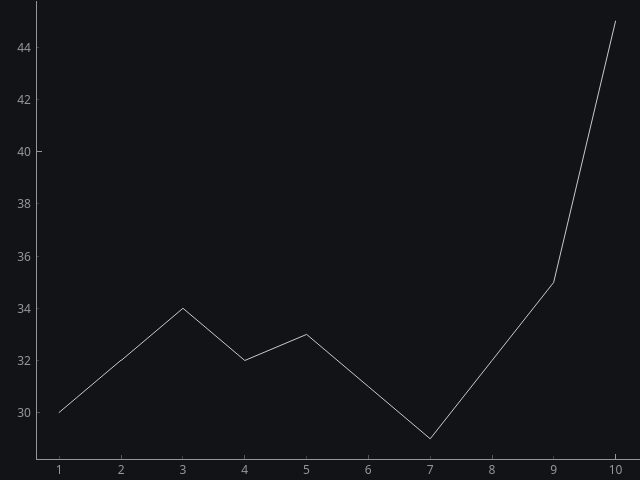

This figure's Python source:
#!/usr/bin/env python
# File: pyqtplot02.py
# Name: D.Saravanan
# Date: 09/07/2023

""" Script to create plot using the PlotWidget in PyQtGraph """

import sys

import pyqtgraph as pg
from PyQt6 import QtCore, QtWidgets
from pyqtgraph import exporters


class MainWindow(QtWidgets.QMainWindow):
    """Subclass of QMainWindow to customize application's main window."""

    def __init__(self, hour, temperature):
        super().__init__()

        # set the size parameters (width, height) pixels
        self.setFixedSize(QtCore.QSize(400, 300))

        # set the central widget of the window
        self.graphWidget = pg.PlotWidget()
        self.setCentralWidget(self.graphWidget)

        # set the background color using hex notation #121317 as string
        self.graphWidget.setBackground("#121317")

        # set the line color in 3-tuple of int values, line width in pixels, line style
        lvalue = pg.mkPen(
            color=(220, 220, 220), width=1, style=QtCore.Qt.PenStyle.SolidLine
        )

        # plot data: x, y values
        self.graphWidget.plot(hour, temperature)

        # create an exporter instance, give it the item to export
        self.exporter = exporters.ImageExporter(self.graphWidget.plotItem)
        self.exporter.export("pyqtplot03.png")


def main():
    """Need one (and only one) QApplication instance per application.
    Pass in sys.argv to allow command line arguments for the application.
    If no command line arguments than QApplication([]) is required."""
    app = QtWidgets.QApplication(sys.argv)

    hour = [1, 2, 3, 4, 5, 6, 7, 8, 9, 10]
    temperature = [30, 32, 34, 32, 33, 31, 29, 32, 35, 45]

    window = MainWindow(hour, temperature)  # an instance of the class MainWindow
    window.show()  # windows are hidden by default

    sys.exit(app.exec())  # start the event loop


if __name__ == "__main__":
    main()
